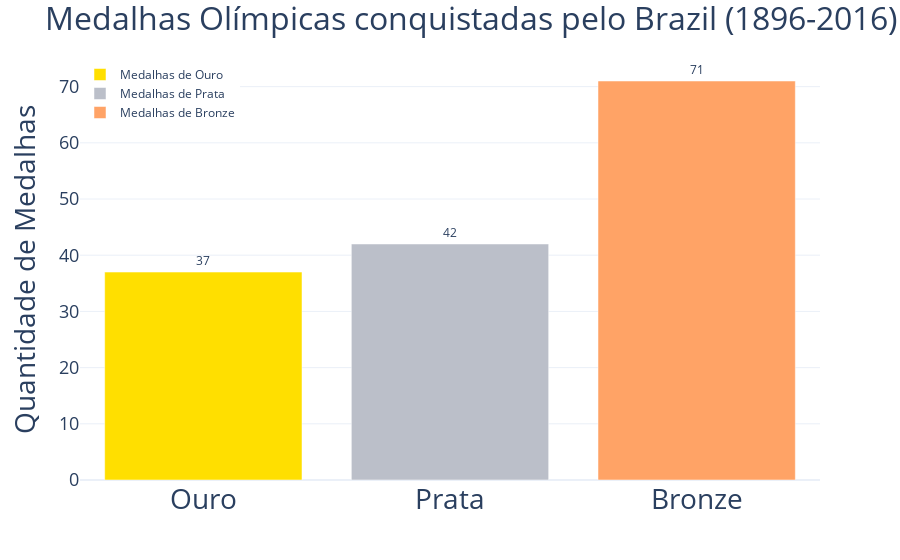

The cell this chart's notebook holds for it:
### Markdown cell above
## Gráfico 04: Número de medalhas de ouro, prata e bronze conquistadas pelo Brasil

Este gráfico de barras apresenta informações sobre o número de medalhas de ouro, prata e bronze conquistadas pelo Brasil nos Jogos Olímpicos entre 1896 e 2016

### Code cell
import pandas as pd
import plotly.express as px
import plotly.graph_objects as go
import plotly.io as pio

# Leitura do Dataframe
data = pd.read_csv('https://raw.githubusercontent.com/leticia-oliveira/Exercicios-de-APC-UnB/main/dashboard/datasets/medalhaspaises.csv')
df = pd.DataFrame(data)
dados = df.values.tolist()

name_pais = 'Brazil'

def quadroMedalhas(nome_pais):
  # Criação das variáveis
  gold = []
  silver = []
  bronze = []
  cat_gold = []
  cat_silver = []
  cat_bronze = []

  # Estrutura de repetição que vai escanear o Dataframe e capturar os valores
  for i in dados:
      if i[0] == nome_pais:
          sum_gold = int(i[3])
          sum_silver = int(i[4])
          sum_bronze = int(i[5])

  # Tratamento dos dados para transformá-los em lista
  medalhas = sum_gold, sum_silver, sum_bronze
  
  lst_medalhas = list(medalhas)
  return lst_medalhas

lst_medalhas= quadroMedalhas(name_pais)
  # Armazenamento dos dados capturados
cat_medalhas = ['Ouro', 'Prata', 'Bronze']  
gold = [lst_medalhas[0]]
silver = [lst_medalhas[1]]
bronze = [lst_medalhas[2]]
cat_gold = [cat_medalhas[0]]
cat_silver = [cat_medalhas[1]]
cat_bronze = [cat_medalhas[2]]


fig = px.bar(template="plotly_white")

fig.add_trace(go.Bar(x=cat_gold, y=gold, name='Medalhas de Ouro', marker_color='#FFDF00', text = gold, texttemplate = '%{text:.2s}', textposition='outside'))
fig.add_trace(go.Bar(x=cat_silver, y=silver, name='Medalhas de Prata', marker_color='#BBBFC9', text = silver, texttemplate = '%{text:.2s}', textposition='outside'))
fig.add_trace(go.Bar(x=cat_bronze, y=bronze, name='Medalhas de Bronze', marker_color='#FFA366', text = bronze, texttemplate = '%{text:.2s}', textposition='outside'))

fig.update_layout(
    title='Medalhas Olímpicas conquistadas pelo '+ name_pais  +' (1896-2016)',
    title_font_size=32,
    xaxis_tickfont_size=28,
    yaxis=dict(title='Quantidade de Medalhas', titlefont_size=28, tickfont_size=18
    ),
    legend=dict(
        x=0, y=1.0
    ))
fig.show()

### Figure 1 — Plotly figure (JSON) as saved in the notebook; plotly's stock layout.template omitted (floating-point values rounded to 4 significant figures)
{"data": [{"alignmentgroup": "True", "hovertemplate": "<extra></extra>", "legendgroup": "", "marker": {"color": "#636efa", "pattern": {"shape": ""}}, "name": "", "offsetgroup": "", "orientation": "v", "showlegend": false, "textposition": "auto", "type": "bar", "xaxis": "x", "yaxis": "y"}, {"marker": {"color": "#FFDF00"}, "name": "Medalhas de Ouro", "text": ["37"], "textposition": "outside", "texttemplate": "%{text:.2s}", "type": "bar", "x": ["Ouro"], "y": [37]}, {"marker": {"color": "#BBBFC9"}, "name": "Medalhas de Prata", "text": ["42"], "textposition": "outside", "texttemplate": "%{text:.2s}", "type": "bar", "x": ["Prata"], "y": [42]}, {"marker": {"color": "#FFA366"}, "name": "Medalhas de Bronze", "text": ["71"], "textposition": "outside", "texttemplate": "%{text:.2s}", "type": "bar", "x": ["Bronze"], "y": [71]}], "layout": {"barmode": "relative", "legend": {"tracegroupgap": 0, "x": 0, "y": 1}, "margin": {"t": 60}, "title": {"font": {"size": 32}, "text": "Medalhas Olímpicas conquistadas pelo Brazil (1896-2016)"}, "xaxis": {"anchor": "y", "domain": [0, 1], "tickfont": {"size": 28}}, "yaxis": {"anchor": "x", "domain": [0, 1], "tickfont": {"size": 18}, "title": {"font": {"size": 28}, "text": "Quantidade de Medalhas"}}}}
